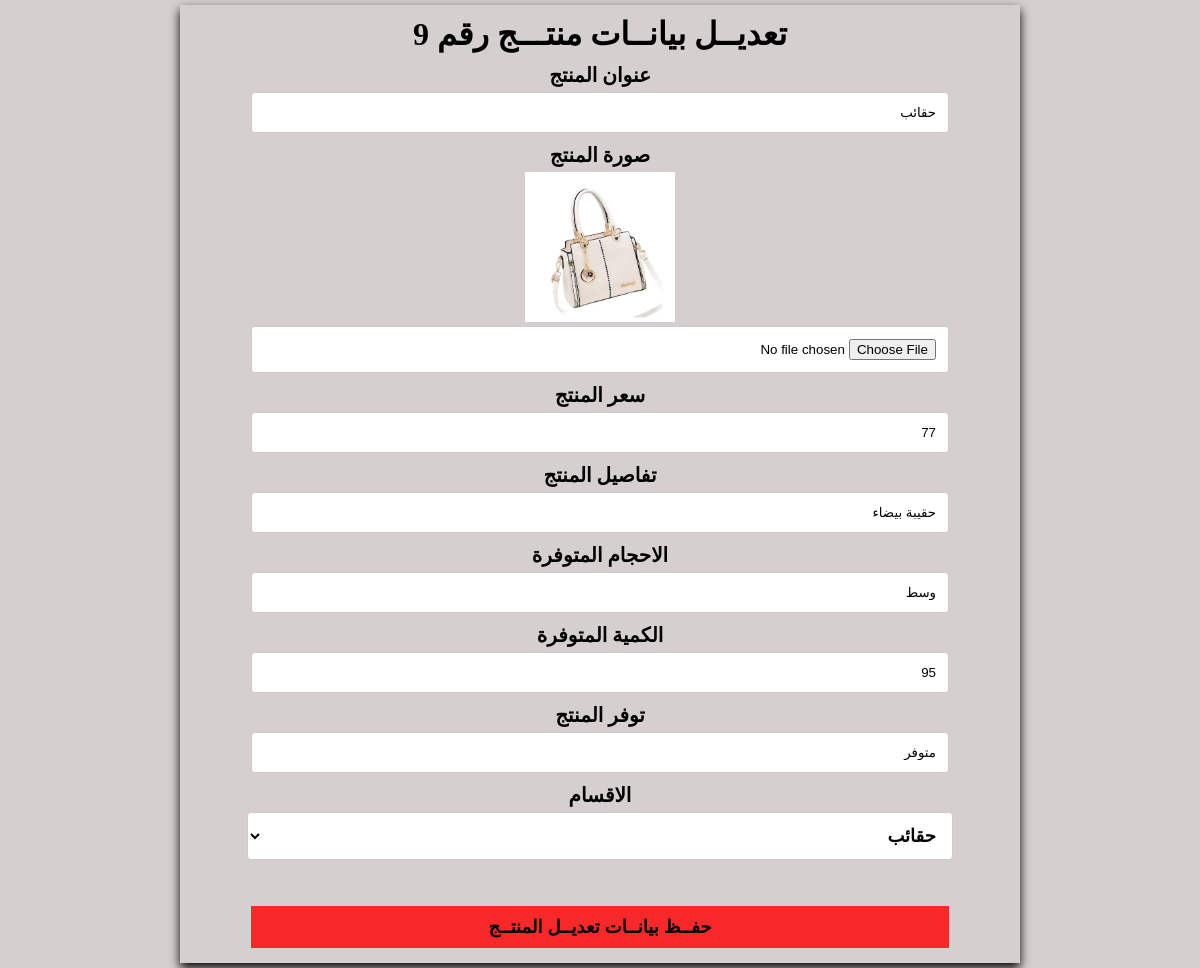
Page /admin/update.php?id=9 (signed in) on the committed database.
### tables this page shows
CREATE TABLE `product` (
  `id` int(11) NOT NULL,
  `proname` varchar(200) NOT NULL,
  `proimg` varchar(200) NOT NULL,
  `proprice` varchar(200) NOT NULL,
  `prosection` varchar(200) NOT NULL,
  `prodescrip` varchar(1000) NOT NULL,
  `prosize` varchar(1000) NOT NULL,
  `prounv` varchar(100) NOT NULL,
  `quantity` int(11) NOT NULL
);

### admin/update.php (the view, shortened to what this page needs)
<?php
$id = isset($_GET['id']) ? intval($_GET['id']) : 0;
if ($id > 0) {
    $query = "SELECT * FROM product WHERE id=$id";
    $result = mysqli_query($conn, $query);
    $row = mysqli_fetch_assoc($result);
} else {
    die('معرف المنتج غير صحيح');
}
?>
<!DOCTYPE html>
<html lang="ar" dir="rtl">
<head>
    <link rel="stylesheet" href="style.css">
</head>
<body>
<center>
<main>
<div class="form_product">
<h1>تعديــل بيانــات منتـــج رقم <?php echo $row['id']; ?></h1>
<form action="update.php?id=<?php echo $row['id']; ?>" method="post" enctype="multipart/form-data">
<label for="name">عنوان المنتج</label>
<input type="text" name="proname" id="name" value="<?php echo htmlspecialchars($row['proname']); ?>" required>
<label for="file">صورة المنتج</label>
<?php if(!empty($row['proimg'])): ?>
    <img src="../uploads/img/<?php echo $row['proimg']; ?>" width="150"><br>
<?php endif; ?>
<input type="file" name="proimg" id="file">
<label for="price">سعر المنتج</label>
<input type="text" name="proprice" id="price" value="<?php echo $row['proprice']; ?>" required>
<label for="description">تفاصيل المنتج</label>
<input type="text" name="prodescrip" id="description" value="<?php echo htmlspecialchars($row['prodescrip']); ?>" required>
<label for="size">الاحجام المتوفرة</label>
<input type="text" name="prosize" id="size" value="<?php echo $row['prosize']; ?>" required>
<label for="quantity">الكمية المتوفرة</label>
<input type="number" name="quantity" id="quantity" min="0" value="<?php echo $row['quantity']; ?>" required>
<label for="unv">توفر المنتج</label>
<input type="text" name="prounv" id="unv" value="<?php echo $row['prounv']; ?>" required>
<div>
<label for="form_control">الاقسام</label>
<select name="prosection" id="form_control" required>
    <?php
    $query_sec = "SELECT * FROM section ORDER BY m ASC";
    $result_sec = mysqli_query($conn, $query_sec);
    while ($sec = mysqli_fetch_assoc($result_sec)) {
        $selected = ($sec['m'] == $row['prosection']) ? 'selected' : '';
        echo '<option value="'.$sec['m'].'" '.$selected.'> '.$sec['m'].'</option>';
    }
    ?>
</select>
</div>
<br><br>
<button class="button" type="submit" name="update_pro">حفــظ بيانــات تعديــل المنتــج</button>
</div>
</main>
</center>
</body>
</html>

### admin/style.css (style rules this page uses)
* { margin: 0; padding : 0; list-style:none ; text-decoration:none ; }
body { background-color:#e6bebe; }
* { background-color: #d6cfcf; }
.form_product { width: 70%; margin: 5px; box-shadow: 0 5px 10px rgba(0, 0, 0,1); }
h1 { padding: 10px; }
label { display: block; margin-bottom: 5px; font-size: 20px; font-weight: bold; }
input { background-color:#ffffff; width: 80%; padding: 12px; margin-bottom: 10px; border: 1px solid #ccc; border-radius: 4px; }
button { width: 83%; padding: 10px; margin-bottom: 15px; background-color: #f62828; border: none; cursor: pointer; font-size: 18px; font-weight: bold; }
#form_control { background-color: #ffffff; width: 84%; padding: 12px; margin-bottom: 10px; font-size:18px; font-weight: bold; border: 1px solid #ccc; border-radius: 4px; }

### rows in the picture
product: id "9", proname "حقائب", proimg (picture), proprice "77", prodescrip "حقيبة بيضاء", prosize "وسط", quantity "95", prounv "متوفر"

### other values in the picture
form field prosection "حقائب"
